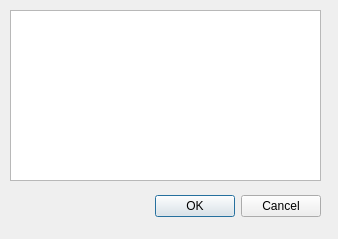
<?xml version="1.0" encoding="UTF-8"?>
<ui version="4.0">
 <class>Migrate</class>
 <widget class="QDialog" name="Migrate">
  <property name="geometry">
   <rect>
    <x>0</x>
    <y>0</y>
    <width>338</width>
    <height>239</height>
   </rect>
  </property>
  <property name="windowTitle">
   <string>Migrate Words</string>
  </property>
  <widget class="QDialogButtonBox" name="buttonBox">
   <property name="geometry">
    <rect>
     <x>10</x>
     <y>191</y>
     <width>311</width>
     <height>31</height>
    </rect>
   </property>
   <property name="orientation">
    <enum>Qt::Horizontal</enum>
   </property>
   <property name="standardButtons">
    <set>QDialogButtonBox::Cancel|QDialogButtonBox::Ok</set>
   </property>
  </widget>
  <widget class="QTextEdit" name="textEdit">
   <property name="geometry">
    <rect>
     <x>10</x>
     <y>10</y>
     <width>311</width>
     <height>171</height>
    </rect>
   </property>
  </widget>
 </widget>
 <resources/>
 <connections>
  <connection>
   <sender>buttonBox</sender>
   <signal>accepted()</signal>
   <receiver>Migrate</receiver>
   <slot>accept()</slot>
   <hints>
    <hint type="sourcelabel">
     <x>248</x>
     <y>254</y>
    </hint>
    <hint type="destinationlabel">
     <x>157</x>
     <y>274</y>
    </hint>
   </hints>
  </connection>
  <connection>
   <sender>buttonBox</sender>
   <signal>rejected()</signal>
   <receiver>Migrate</receiver>
   <slot>reject()</slot>
   <hints>
    <hint type="sourcelabel">
     <x>316</x>
     <y>260</y>
    </hint>
    <hint type="destinationlabel">
     <x>286</x>
     <y>274</y>
    </hint>
   </hints>
  </connection>
 </connections>
</ui>
